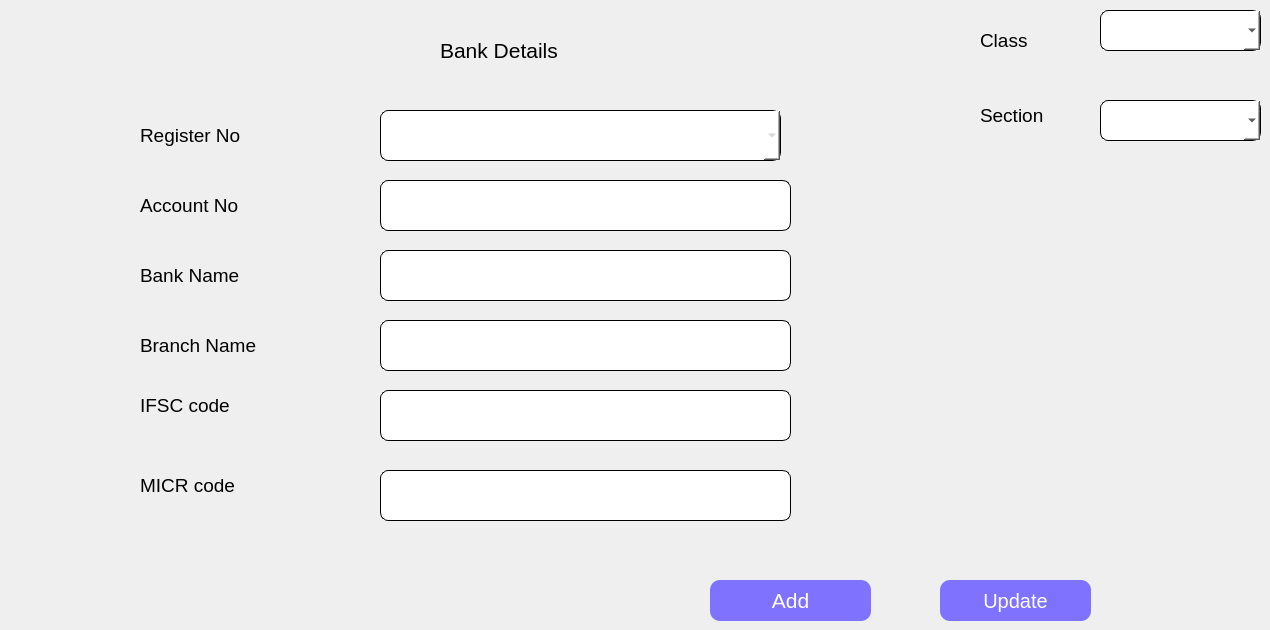
                <widget class="QWidget" name="page">
                 <widget class="QLabel" name="label_6">
                  <property name="geometry">
                   <rect>
                    <x>440</x>
                    <y>30</y>
                    <width>221</width>
                    <height>41</height>
                   </rect>
                  </property>
                  <property name="font">
                   <font>
                    <pointsize>16</pointsize>
                   </font>
                  </property>
                  <property name="text">
                   <string>Bank Details</string>
                  </property>
                 </widget>
                 <widget class="QLabel" name="label_13">
                  <property name="geometry">
                   <rect>
                    <x>140</x>
                    <y>260</y>
                    <width>211</width>
                    <height>31</height>
                   </rect>
                  </property>
                  <property name="font">
                   <font>
                    <pointsize>14</pointsize>
                   </font>
                  </property>
                  <property name="text">
                   <string>Bank Name</string>
                  </property>
                 </widget>
                 <widget class="QLabel" name="label_14">
                  <property name="geometry">
                   <rect>
                    <x>140</x>
                    <y>330</y>
                    <width>211</width>
                    <height>31</height>
                   </rect>
                  </property>
                  <property name="font">
                   <font>
                    <pointsize>14</pointsize>
                   </font>
                  </property>
                  <property name="text">
                   <string>Branch Name</string>
                  </property>
                 </widget>
                 <widget class="QLabel" name="label_15">
                  <property name="geometry">
                   <rect>
                    <x>140</x>
                    <y>390</y>
                    <width>211</width>
                    <height>31</height>
                   </rect>
                  </property>
                  <property name="font">
                   <font>
                    <pointsize>14</pointsize>
                   </font>
                  </property>
                  <property name="text">
                   <string>IFSC code</string>
                  </property>
                 </widget>
                 <widget class="QLabel" name="label_16">
                  <property name="geometry">
                   <rect>
                    <x>140</x>
                    <y>470</y>
                    <width>211</width>
                    <height>31</height>
                   </rect>
                  </property>
                  <property name="font">
                   <font>
                    <pointsize>14</pointsize>
                   </font>
                  </property>
                  <property name="text">
                   <string>MICR code</string>
                  </property>
                 </widget>
                 <widget class="QLabel" name="label_17">
                  <property name="geometry">
                   <rect>
                    <x>140</x>
                    <y>190</y>
                    <width>211</width>
                    <height>31</height>
                   </rect>
                  </property>
                  <property name="font">
                   <font>
                    <pointsize>14</pointsize>
                   </font>
                  </property>
                  <property name="text">
                   <string>Account No</string>
                  </property>
                 </widget>
                 <widget class="QLineEdit" name="std_bank_account_no">
                  <property name="geometry">
                   <rect>
                    <x>380</x>
                    <y>180</y>
                    <width>411</width>
                    <height>51</height>
                   </rect>
                  </property>
                  <property name="font">
                   <font>
                    <pointsize>12</pointsize>
                   </font>
                  </property>
                  <property name="styleSheet">
                   <string notr="true">background-color: rgb(255, 255, 255);
border-radius : 8px;
border-color: rgb(0, 0, 0);
border: 1px solid black
</string>
                  </property>
                 </widget>
                 <widget class="QLineEdit" name="std_bank_name">
                  <property name="geometry">
                   <rect>
                    <x>380</x>
                    <y>250</y>
                    <width>411</width>
                    <height>51</height>
                   </rect>
                  </property>
                  <property name="font">
                   <font>
                    <pointsize>12</pointsize>
                   </font>
                  </property>
                  <property name="styleSheet">
                   <string notr="true">background-color: rgb(255, 255, 255);
border-radius : 8px;
border-color: rgb(0, 0, 0);
border: 1px solid black
</string>
                  </property>
                 </widget>
                 <widget class="QLineEdit" name="std_mark_branch_name">
                  <property name="geometry">
                   <rect>
                    <x>380</x>
                    <y>320</y>
                    <width>411</width>
                    <height>51</height>
                   </rect>
                  </property>
                  <property name="font">
                   <font>
                    <pointsize>12</pointsize>
                   </font>
                  </property>
                  <property name="styleSheet">
                   <string notr="true">background-color: rgb(255, 255, 255);
border-radius : 8px;
border-color: rgb(0, 0, 0);
border: 1px solid black
</string>
                  </property>
                 </widget>
                 <widget class="QLineEdit" name="std_mark_ifsc_code">
                  <property name="geometry">
                   <rect>
                    <x>380</x>
                    <y>390</y>
                    <width>411</width>
                    <height>51</height>
                   </rect>
                  </property>
                  <property name="font">
                   <font>
                    <pointsize>12</pointsize>
                   </font>
                  </property>
                  <property name="styleSheet">
                   <string notr="true">background-color: rgb(255, 255, 255);
border-radius : 8px;
border-color: rgb(0, 0, 0);
border: 1px solid black
</string>
                  </property>
                 </widget>
                 <widget class="QLineEdit" name="std_mark_micr_code">
                  <property name="geometry">
                   <rect>
                    <x>380</x>
                    <y>470</y>
                    <width>411</width>
                    <height>51</height>
                   </rect>
                  </property>
                  <property name="font">
                   <font>
                    <pointsize>12</pointsize>
                   </font>
                  </property>
                  <property name="styleSheet">
                   <string notr="true">background-color: rgb(255, 255, 255);
border-radius : 8px;
border-color: rgb(0, 0, 0);
border: 1px solid black
</string>
                  </property>
                 </widget>
                 <widget class="QPushButton" name="std_bank_add_btn">
                  <property name="enabled">
                   <bool>true</bool>
                  </property>
                  <property name="geometry">
                   <rect>
                    <x>710</x>
                    <y>580</y>
                    <width>161</width>
                    <height>41</height>
                   </rect>
                  </property>
                  <property name="font">
                   <font>
                    <pointsize>16</pointsize>
                   </font>
                  </property>
                  <property name="styleSheet">
                   <string notr="true">background-color: rgb(126, 114, 255);
color: rgb(255, 255, 255);
border-radius : 10;</string>
                  </property>
                  <property name="text">
                   <string>Add</string>
                  </property>
                 </widget>
                 <widget class="QPushButton" name="std_bank_update_btn">
                  <property name="enabled">
                   <bool>true</bool>
                  </property>
                  <property name="geometry">
                   <rect>
                    <x>940</x>
                    <y>580</y>
                    <width>151</width>
                    <height>41</height>
                   </rect>
                  </property>
                  <property name="font">
                   <font>
                    <pointsize>15</pointsize>
                   </font>
                  </property>
                  <property name="styleSheet">
                   <string notr="true">background-color: rgb(126, 114, 255);
color: rgb(255, 255, 255);
border-radius : 10;</string>
                  </property>
                  <property name="text">
                   <string>Update</string>
                  </property>
                 </widget>
                 <widget class="QLabel" name="label_27">
                  <property name="geometry">
                   <rect>
                    <x>140</x>
                    <y>120</y>
                    <width>211</width>
                    <height>31</height>
                   </rect>
                  </property>
                  <property name="font">
                   <font>
                    <pointsize>14</pointsize>
                   </font>
                  </property>
                  <property name="text">
                   <string>Register No</string>
                  </property>
                 </widget>
                 <widget class="QComboBox" name="std_bank_section_cb">
                  <property name="geometry">
                   <rect>
                    <x>1100</x>
                    <y>100</y>
                    <width>161</width>
                    <height>41</height>
                   </rect>
                  </property>
                  <property name="font">
                   <font>
                    <pointsize>14</pointsize>
                   </font>
                  </property>
                  <property name="styleSheet">
                   <string notr="true">background-color: rgb(255, 255, 255);
border-radius : 8px;
border-color: rgb(0, 0, 0);
border: 1px solid black;
</string>
                  </property>
                 </widget>
                 <widget class="QLabel" name="label_30">
                  <property name="geometry">
                   <rect>
                    <x>980</x>
                    <y>100</y>
                    <width>111</width>
                    <height>31</height>
                   </rect>
                  </property>
                  <property name="font">
                   <font>
                    <pointsize>14</pointsize>
                   </font>
                  </property>
                  <property name="text">
                   <string>Section</string>
                  </property>
                 </widget>
                 <widget class="QComboBox" name="std_bank_class_cb">
                  <property name="geometry">
                   <rect>
                    <x>1100</x>
                    <y>10</y>
                    <width>161</width>
                    <height>41</height>
                   </rect>
                  </property>
                  <property name="font">
                   <font>
                    <pointsize>14</pointsize>
                   </font>
                  </property>
                  <property name="styleSheet">
                   <string notr="true">background-color: rgb(255, 255, 255);
border-radius : 8px;
border-color: rgb(0, 0, 0);
border: 1px solid black;
</string>
                  </property>
                 </widget>
                 <widget class="QLabel" name="label_31">
                  <property name="geometry">
                   <rect>
                    <x>980</x>
                    <y>30</y>
                    <width>111</width>
                    <height>21</height>
                   </rect>
                  </property>
                  <property name="font">
                   <font>
                    <pointsize>14</pointsize>
                   </font>
                  </property>
                  <property name="text">
                   <string>Class</string>
                  </property>
                 </widget>
                 <widget class="QComboBox" name="std_bank_register_no_e">
                  <property name="enabled">
                   <bool>false</bool>
                  </property>
                  <property name="geometry">
                   <rect>
                    <x>380</x>
                    <y>110</y>
                    <width>401</width>
                    <height>51</height>
                   </rect>
                  </property>
                  <property name="font">
                   <font>
                    <pointsize>12</pointsize>
                   </font>
                  </property>
                  <property name="styleSheet">
                   <string notr="true">background-color: rgb(255, 255, 255);
border-radius : 8px;
border-color: rgb(0, 0, 0);
border: 1px solid black;
</string>
                  </property>
                 </widget>
                </widget>
